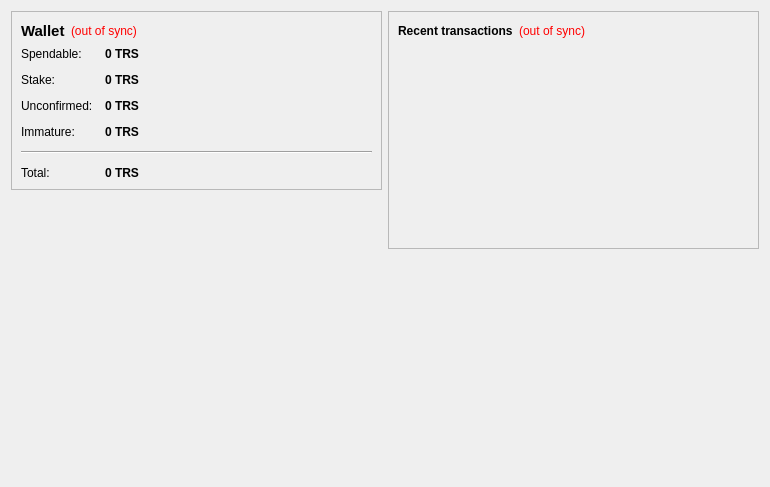
<?xml version="1.0" encoding="UTF-8"?>
<ui version="4.0">
 <class>OverviewPage</class>
 <widget class="QWidget" name="OverviewPage">
  <property name="geometry">
   <rect>
    <x>0</x>
    <y>0</y>
    <width>770</width>
    <height>487</height>
   </rect>
  </property>
  <property name="windowTitle">
   <string>Form</string>
  </property>
  <layout class="QHBoxLayout" name="horizontalLayout" stretch="1,1">
   <item>
    <layout class="QVBoxLayout" name="verticalLayout_2">
     <item>
      <widget class="QFrame" name="frame">
       <property name="frameShape">
        <enum>QFrame::StyledPanel</enum>
       </property>
       <property name="frameShadow">
        <enum>QFrame::Raised</enum>
       </property>
       <layout class="QVBoxLayout" name="verticalLayout_4">
        <item>
         <layout class="QHBoxLayout" name="horizontalLayout_4">
          <item>
           <widget class="QLabel" name="label_5">
            <property name="font">
             <font>
              <pointsize>11</pointsize>
              <weight>75</weight>
              <bold>true</bold>
             </font>
            </property>
            <property name="text">
             <string>Wallet</string>
            </property>
           </widget>
          </item>
          <item>
           <widget class="QLabel" name="labelWalletStatus">
            <property name="toolTip">
             <string>The displayed information may be out of date. Your wallet automatically synchronizes with the triskelecoin network after a connection is established, but this process has not completed yet.</string>
            </property>
            <property name="styleSheet">
             <string notr="true">QLabel { color: red; }</string>
            </property>
            <property name="text">
             <string notr="true">(out of sync)</string>
            </property>
            <property name="alignment">
             <set>Qt::AlignLeading|Qt::AlignLeft|Qt::AlignVCenter</set>
            </property>
           </widget>
          </item>
          <item>
           <spacer name="horizontalSpacer_2">
            <property name="orientation">
             <enum>Qt::Horizontal</enum>
            </property>
            <property name="sizeHint" stdset="0">
             <size>
              <width>40</width>
              <height>20</height>
             </size>
            </property>
           </spacer>
          </item>
         </layout>
        </item>
        <item>
         <layout class="QFormLayout" name="formLayout_2">
          <property name="fieldGrowthPolicy">
           <enum>QFormLayout::AllNonFixedFieldsGrow</enum>
          </property>
          <property name="horizontalSpacing">
           <number>12</number>
          </property>
          <property name="verticalSpacing">
           <number>12</number>
          </property>
          <item row="0" column="0">
           <widget class="QLabel" name="label">
            <property name="text">
             <string>Spendable:</string>
            </property>
           </widget>
          </item>
          <item row="0" column="1">
           <widget class="QLabel" name="labelBalance">
            <property name="font">
             <font>
              <weight>75</weight>
              <bold>true</bold>
             </font>
            </property>
            <property name="cursor">
             <cursorShape>IBeamCursor</cursorShape>
            </property>
            <property name="toolTip">
             <string>Your current spendable balance</string>
            </property>
            <property name="text">
             <string notr="true">0 TRS</string>
            </property>
            <property name="textInteractionFlags">
             <set>Qt::LinksAccessibleByMouse|Qt::TextSelectableByKeyboard|Qt::TextSelectableByMouse</set>
            </property>
           </widget>
          </item>
          <item row="1" column="0">
           <widget class="QLabel" name="label_6">
            <property name="text">
             <string>Stake:</string>
            </property>
           </widget>
          </item>
          <item row="1" column="1">
           <widget class="QLabel" name="labelStake">
            <property name="font">
             <font>
              <weight>75</weight>
              <bold>true</bold>
             </font>
            </property>
            <property name="cursor">
             <cursorShape>IBeamCursor</cursorShape>
            </property>
            <property name="toolTip">
             <string>Total of coins that was staked, and do not yet count toward the current balance</string>
            </property>
            <property name="text">
             <string notr="true">0 TRS</string>
            </property>
            <property name="textInteractionFlags">
             <set>Qt::LinksAccessibleByMouse|Qt::TextSelectableByKeyboard|Qt::TextSelectableByMouse</set>
            </property>
           </widget>
          </item>
          <item row="2" column="0">
           <widget class="QLabel" name="label_3">
            <property name="text">
             <string>Unconfirmed:</string>
            </property>
           </widget>
          </item>
          <item row="2" column="1">
           <widget class="QLabel" name="labelUnconfirmed">
            <property name="font">
             <font>
              <weight>75</weight>
              <bold>true</bold>
             </font>
            </property>
            <property name="cursor">
             <cursorShape>IBeamCursor</cursorShape>
            </property>
            <property name="toolTip">
             <string>Total of transactions that have yet to be confirmed, and do not yet count toward the current balance</string>
            </property>
            <property name="text">
             <string notr="true">0 TRS</string>
            </property>
            <property name="textInteractionFlags">
             <set>Qt::LinksAccessibleByMouse|Qt::TextSelectableByKeyboard|Qt::TextSelectableByMouse</set>
            </property>
           </widget>
          </item>
          <item row="3" column="0">
           <widget class="QLabel" name="labelImmatureText">
            <property name="text">
             <string>Immature:</string>
            </property>
           </widget>
          </item>
          <item row="3" column="1">
           <widget class="QLabel" name="labelImmature">
            <property name="font">
             <font>
              <weight>75</weight>
              <bold>true</bold>
             </font>
            </property>
            <property name="toolTip">
             <string>Mined balance that has not yet matured</string>
            </property>
            <property name="text">
             <string notr="true">0 TRS</string>
            </property>
            <property name="textInteractionFlags">
             <set>Qt::LinksAccessibleByMouse|Qt::TextSelectableByKeyboard|Qt::TextSelectableByMouse</set>
            </property>
           </widget>
          </item>
          <item row="4" column="0" colspan="2">
           <widget class="Line" name="line">
            <property name="orientation">
             <enum>Qt::Horizontal</enum>
            </property>
           </widget>
          </item>
          <item row="5" column="0">
           <widget class="QLabel" name="labelTotalText">
            <property name="text">
             <string>Total:</string>
            </property>
           </widget>
          </item>
          <item row="5" column="1">
           <widget class="QLabel" name="labelTotal">
            <property name="font">
             <font>
              <weight>75</weight>
              <bold>true</bold>
             </font>
            </property>
            <property name="cursor">
             <cursorShape>IBeamCursor</cursorShape>
            </property>
            <property name="toolTip">
             <string>Your current total balance</string>
            </property>
            <property name="text">
             <string notr="true">0 TRS</string>
            </property>
            <property name="textInteractionFlags">
             <set>Qt::LinksAccessibleByMouse|Qt::TextSelectableByKeyboard|Qt::TextSelectableByMouse</set>
            </property>
           </widget>
          </item>
         </layout>
        </item>
       </layout>
      </widget>
     </item>
     <item>
      <spacer name="verticalSpacer">
       <property name="orientation">
        <enum>Qt::Vertical</enum>
       </property>
       <property name="sizeHint" stdset="0">
        <size>
         <width>20</width>
         <height>40</height>
        </size>
       </property>
      </spacer>
     </item>
     <item>
      <widget class="QLabel" name="label_2">
       <property name="autoFillBackground">
        <bool>true</bool>
       </property>
       <property name="text">
        <string/>
       </property>
       <property name="pixmap">
        <pixmap>:/icons/drmbg</pixmap>
       </property>
       <property name="scaledContents">
        <bool>false</bool>
       </property>
       <property name="margin">
        <number>0</number>
       </property>
      </widget>
     </item>
    </layout>
   </item>
   <item>
    <layout class="QVBoxLayout" name="verticalLayout_3">
     <item>
      <widget class="QFrame" name="frame_2">
       <property name="frameShape">
        <enum>QFrame::StyledPanel</enum>
       </property>
       <property name="frameShadow">
        <enum>QFrame::Raised</enum>
       </property>
       <layout class="QVBoxLayout" name="verticalLayout">
        <item>
         <layout class="QHBoxLayout" name="horizontalLayout_2">
          <item>
           <widget class="QLabel" name="label_4">
            <property name="text">
             <string>&lt;b&gt;Recent transactions&lt;/b&gt;</string>
            </property>
           </widget>
          </item>
          <item>
           <widget class="QLabel" name="labelTransactionsStatus">
            <property name="toolTip">
             <string>The displayed information may be out of date. Your wallet automatically synchronizes with the triskelecoin network after a connection is established, but this process has not completed yet.</string>
            </property>
            <property name="styleSheet">
             <string notr="true">QLabel { color: red; }</string>
            </property>
            <property name="text">
             <string notr="true">(out of sync)</string>
            </property>
            <property name="alignment">
             <set>Qt::AlignRight|Qt::AlignTrailing|Qt::AlignVCenter</set>
            </property>
           </widget>
          </item>
          <item>
           <spacer name="horizontalSpacer">
            <property name="orientation">
             <enum>Qt::Horizontal</enum>
            </property>
            <property name="sizeHint" stdset="0">
             <size>
              <width>40</width>
              <height>20</height>
             </size>
            </property>
           </spacer>
          </item>
         </layout>
        </item>
        <item>
         <widget class="QListView" name="listTransactions">
          <property name="styleSheet">
           <string notr="true">QListView { background: transparent; }</string>
          </property>
          <property name="frameShape">
           <enum>QFrame::NoFrame</enum>
          </property>
          <property name="verticalScrollBarPolicy">
           <enum>Qt::ScrollBarAlwaysOff</enum>
          </property>
          <property name="horizontalScrollBarPolicy">
           <enum>Qt::ScrollBarAlwaysOff</enum>
          </property>
          <property name="selectionMode">
           <enum>QAbstractItemView::NoSelection</enum>
          </property>
         </widget>
        </item>
       </layout>
      </widget>
     </item>
     <item>
      <spacer name="verticalSpacer_2">
       <property name="orientation">
        <enum>Qt::Vertical</enum>
       </property>
       <property name="sizeHint" stdset="0">
        <size>
         <width>20</width>
         <height>40</height>
        </size>
       </property>
      </spacer>
     </item>
    </layout>
   </item>
  </layout>
 </widget>
 <resources/>
 <connections/>
</ui>
